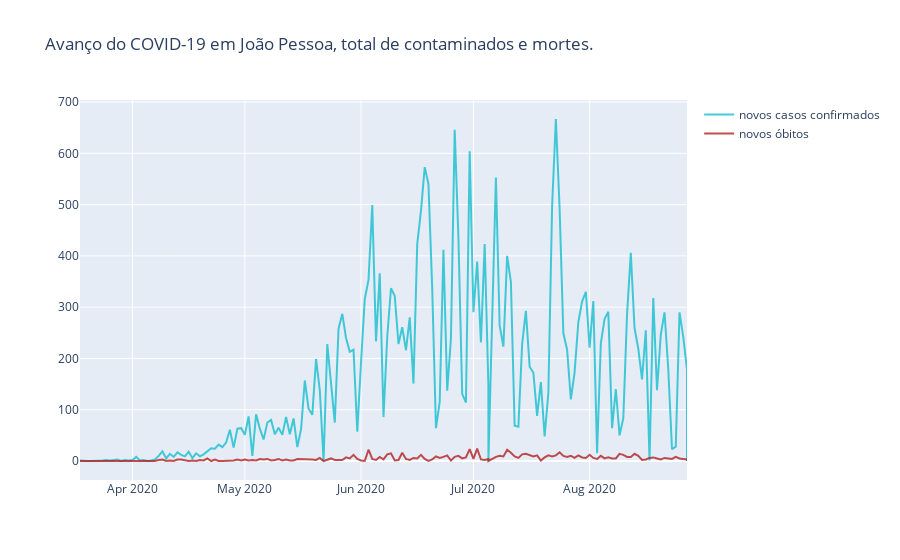

The cell this chart's notebook holds for it:
### Markdown cell above
### Número de novos casos confirmados e de novos óbitos (desde o último dia) por Covid-19 em João Pessoa
 - Clique no botão *"compare data on hover"* na parte superior do gráfico abaixo para analisar as variáveis simultaneamente

### Code cell
trace_new_cont = go.Scatter(
             x= df_jp.index,
             y=df_jp.daily_cases,
             name = 'novos casos confirmados ',
             line = dict(color='#17BECF'),
             opacity = 0.8
)


trace_new_death= go.Scatter(
             x= df_jp.index,
             y=df_jp.new_deaths,
             name = 'novos óbitos',
             line = dict(color='#B22222'),
             opacity = 0.8
                      )



trace_infectious_period_= go.Scatter(
             x= df_jp.index,
             y=df_jp.infectious_period_cases,
             name = 'Número de novos casos no período de progressão da doença',
             line = dict(color='#B22222'),
             opacity = 0.8
                      )

data = [trace_new_cont,trace_new_death]

layout = dict (
          title = 'Avanço do COVID-19 em João Pessoa, total de contaminados e mortes. '
               )
fig = dict (data=data,layout=layout)

iplot(fig, filename = 'dados_covid')

### Figure 1 — Plotly figure (JSON) as saved in the notebook; plotly's stock layout.template omitted (floating-point values rounded to 4 significant figures; data arrays with more than 128 entries replaced by an {"elided": "..."} marker saying what was removed)
{"data": [{"line": {"color": "#17BECF"}, "name": "novos casos confirmados ", "opacity": 0.8, "type": "scatter", "x": {"elided": "165 str values"}, "y": {"elided": "165 int values"}}, {"line": {"color": "#B22222"}, "name": "novos óbitos", "opacity": 0.8, "type": "scatter", "x": {"elided": "165 str values"}, "y": {"elided": "165 int values"}}], "layout": {"title": {"text": "Avanço do COVID-19 em João Pessoa, total de contaminados e mortes. "}}}
